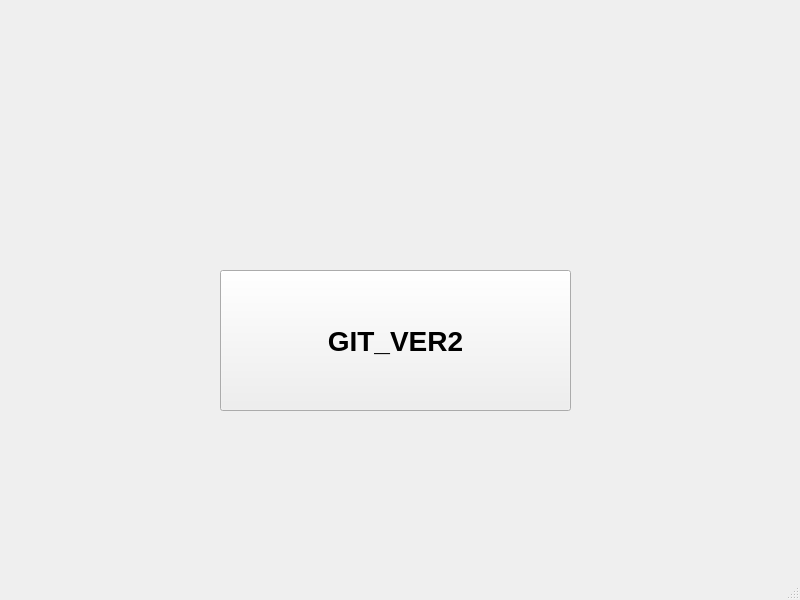
<?xml version="1.0" encoding="UTF-8"?>
<ui version="4.0">
 <class>MainWindow</class>
 <widget class="QMainWindow" name="MainWindow">
  <property name="geometry">
   <rect>
    <x>0</x>
    <y>0</y>
    <width>800</width>
    <height>600</height>
   </rect>
  </property>
  <property name="windowTitle">
   <string>MainWindow</string>
  </property>
  <widget class="QWidget" name="centralwidget">
   <widget class="QPushButton" name="pushButton">
    <property name="geometry">
     <rect>
      <x>220</x>
      <y>270</y>
      <width>351</width>
      <height>141</height>
     </rect>
    </property>
    <property name="font">
     <font>
      <pointsize>21</pointsize>
      <weight>75</weight>
      <bold>true</bold>
     </font>
    </property>
    <property name="text">
     <string>GIT_VER2</string>
    </property>
   </widget>
  </widget>
  <widget class="QMenuBar" name="menubar">
   <property name="geometry">
    <rect>
     <x>0</x>
     <y>0</y>
     <width>800</width>
     <height>21</height>
    </rect>
   </property>
  </widget>
  <widget class="QStatusBar" name="statusbar"/>
 </widget>
 <resources/>
 <connections/>
</ui>
